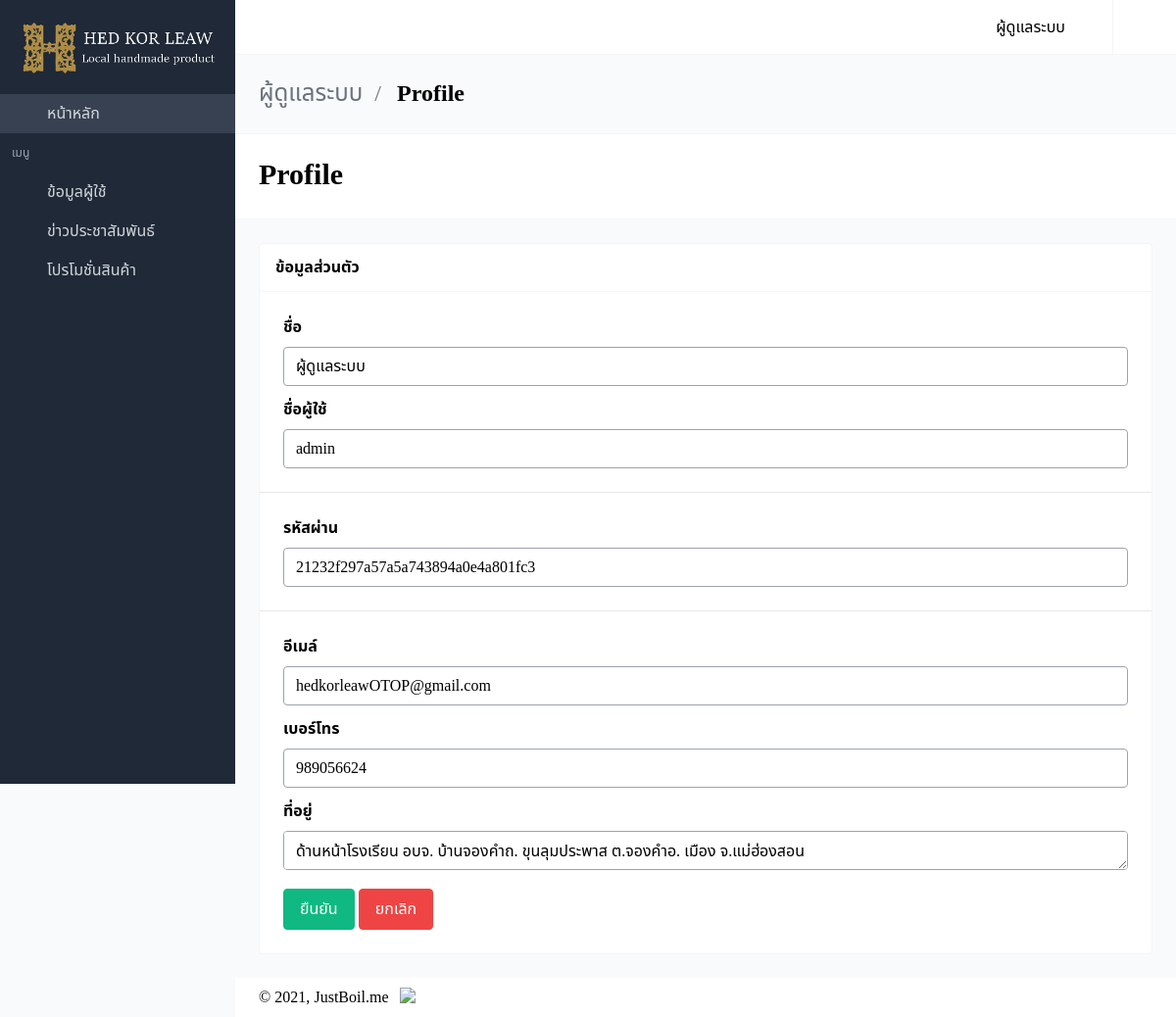
The page /admin/profile.php?uid=1 (signed in) on the database its author committed.
### tables this page shows
CREATE TABLE `user` (
  `user_id` int(11) NOT NULL,
  `username` varchar(100) DEFAULT NULL,
  `password` varchar(100) DEFAULT NULL,
  `name` varchar(100) DEFAULT NULL,
  `email` varchar(100) DEFAULT NULL,
  `phone` int(10) DEFAULT NULL,
  `address` varchar(300) DEFAULT NULL,
  `status` varchar(1) DEFAULT NULL
);

### admin/profile.php (the view, shortened to what this page needs)
<?php
require_once "../connectDB.php";
if (!$_SESSION['userid']) {
  header("Location: index.php");
} else {
?>
<!DOCTYPE html>
<html lang="en" class="">
<head>
  <link rel="stylesheet" href="css/main.css?v=1628755089081">
</head>
<body>
<div id="app">
  <nav id="navbar-main" class="navbar is-fixed-top">
    <div class="navbar-menu" id="navbar-menu">
        <div class="navbar-item dropdown has-divider has-user-avatar">
          <a class="navbar-link">
            <div class="is-user-name"><span>ผู้ดูแลระบบ</span></div>
            <span class="icon"><i class="mdi mdi-chevron-down"></i></span>
          </a>
        </div>
        <a title="Log out" class="navbar-item desktop-icon-only">
          <span class="icon"><i class="mdi mdi-logout"></i></span>
        </a>
      </div>
    </div>
  <aside class="aside is-placed-left is-expanded">
    <div class="aside-tools">
      <div>
        <img src="../assets/img/logo_four_white.png" alt="">
      </div>
    </div>
    <div class="menu is-menu-main">
      <ul class="menu-list">
        <li class="active">
          <a href="index.php">
            <span class="icon"><i class="mdi mdi-desktop-mac"></i></span>
            <span class="menu-item-label">หน้าหลัก</span>
          </a>
        </li>
      </ul>
      <p class="menu-label">เมนู</p>
      <ul class="menu-list">
        <li>
          <a class="dropdown">
            <span class="icon"><i class="mdi mdi-account-circle"></i></span>
            <span class="menu-item-label">ข้อมูลผู้ใช้</span>
            <span class="icon"><i class="mdi mdi-plus"></i></span>
          </a>
        </li>
        <li class="--set-active-tables-html">
          <a href="news.php">
            <span class="icon"><i class="mdi mdi-square-edit-outline"></i></span>
            <span class="menu-item-label">ข่าวประชาสัมพันธ์</span>
          </a>
        </li>
        <li class="--set-active-forms-html">
          <a href="board.php">
            <span class="icon"><i class="mdi mdi-square-edit-outline"></i></span>
            <span class="menu-item-label">โปรโมชั่นสินค้า</span>
          </a>
        </li>
      </ul>
    </div>
  </aside>
<section class="is-title-bar">
  <div class="flex flex-col md:flex-row items-center justify-between space-y-6 md:space-y-0">
    <ul>
      <li>ผู้ดูแลระบบ</li>
      <li>Profile</li>
    </ul>
  </div>
</section>
<section class="is-hero-bar">
  <div class="flex flex-col md:flex-row items-center justify-between space-y-6 md:space-y-0">
    <h1 class="title">
      Profile
    </h1>
  </div>
</section>
  <section class="section main-section">
    <div class="card">
      <header class="card-header">
        <p class="card-header-title">
          ข้อมูลส่วนตัว
        </p>
      </header>
      <div class="card-content">
      <?php
        if(isset($_GET['uid'])){
          $id = $_GET['uid'];
        }else{
          $id = "";
        }
          $sql = "SELECT * FROM `user` WHERE user_id = '$id'";
          $result = mysqli_query($conn,$sql);
          $row = mysqli_fetch_array($result);
      ?>
        <form action="CRUDusers/updateusers.php" method="post">
          <div class="field">
            <label class="label">ชื่อ</label>
            <div class="control">
              <input type="text" name="name" class="input" value="<?php echo $row['name']; ?>" required>
            </div>
          </div>
          <div class="field">
            <label class="label">ชื่อผู้ใช้</label>
            <div class="control">
              <input type="text"  name="username" class="input" value="<?php echo $row['username']; ?>" required>
            </div>
          </div>
          <hr>
          <div class="field">
            <label class="label">รหัสผ่าน</label>
            <div class="control">
              <input type="text"  name="password" class="input" value="<?php echo $row['password']; ?>" required>
            </div>
          </div>
          <hr>
          <div class="field">
            <label class="label">อีเมล์</label>
            <div class="control">
              <input type="text"  name="email" class="input" value="<?php echo $row['email']; ?>" required>
            </div>
          </div>
          <div class="field">
            <label class="label">เบอร์โทร</label>
            <div class="control">
              <input type="tel"  name="phone" class="input" value="<?php echo $row['phone']; ?>" required>
            </div>
          </div>
          <div class="field">
            <label class="label">ที่อยู่</label>
            <div class="control">
            <textarea name="address" class="input" cols="132" rows="15"><?php echo $row['address']; ?></textarea>
            </div>
          </div>
          <div class="field">
            <div class="control">
              <button type="submit" name="submitUpdateUser" class="button green">
                ยืนยัน
              </button>
              <a href="/admin/membertables.php"><button type="button" class="button red">
                ยกเลิก
              </button></a>
            </div>
          </div>
        </form>
      </div>
    </div>
  </section>
<footer class="footer">
  <div class="flex flex-col md:flex-row items-center justify-between space-y-3 md:space-y-0">
    <div class="flex items-center justify-start space-x-3">
      <div>
        © 2021, JustBoil.me
      </div>
      <a href="https://github.com/justboil/admin-one-tailwind" style="height: 20px">
        <img src="https://img.shields.io/github/v/release/justboil/admin-one-tailwind?color=%23999">
      </a>
    </div>
  </div>
</footer>
<link rel="stylesheet" href="https://cdn.materialdesignicons.com/4.9.95/css/materialdesignicons.min.css">
</body>
</html>
<?php } ?>

### rows shown on the page
user: name "ผู้ดูแลระบบ", username "admin", password "21232f297a57a5a743894a0e4a801fc3", email "hedkorleawOTOP@gmail.com", phone "989056624", address "ด้านหน้าโรงเรียน อบจ. บ้านจองคำถ. ขุนลุมประพาส ต.จองคำอ. เมือง จ.แม่ฮ่องสอน"
